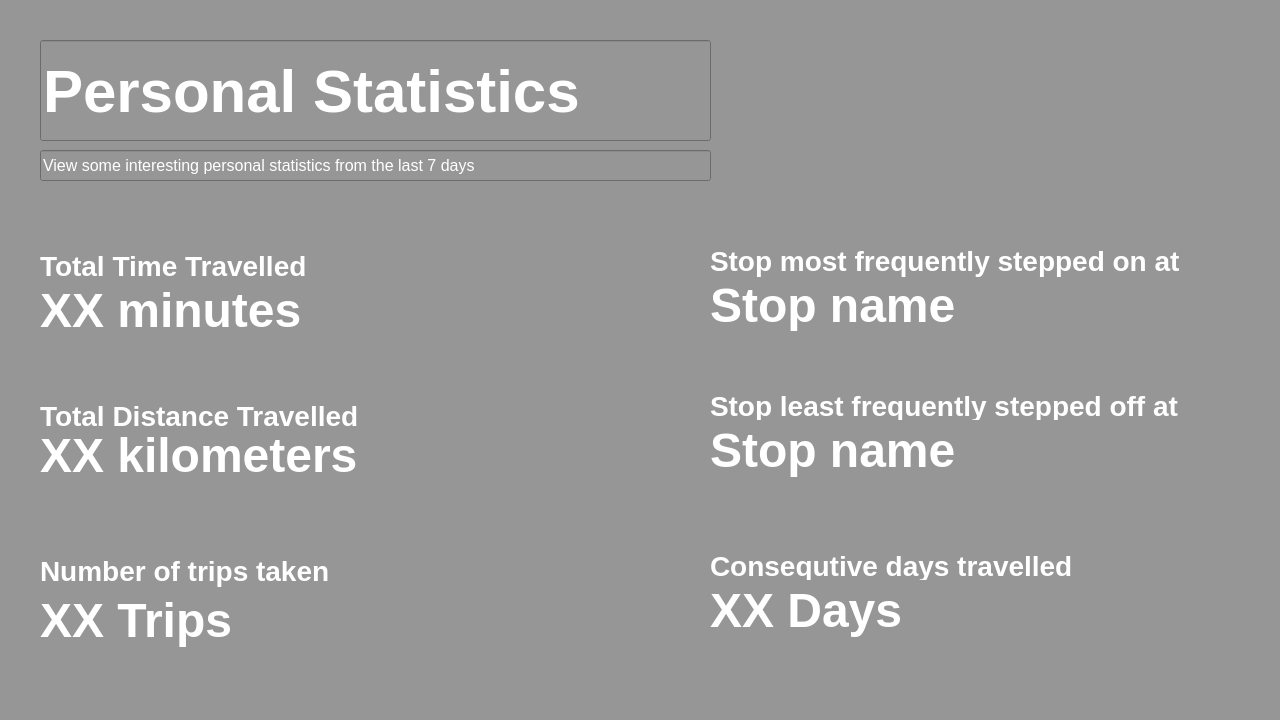
<?xml version="1.0" encoding="UTF-8"?>
<ui version="4.0">
 <class>Dialog</class>
 <widget class="QDialog" name="Dialog">
  <property name="geometry">
   <rect>
    <x>0</x>
    <y>0</y>
    <width>1280</width>
    <height>720</height>
   </rect>
  </property>
  <property name="sizePolicy">
   <sizepolicy hsizetype="Preferred" vsizetype="Preferred">
    <horstretch>0</horstretch>
    <verstretch>0</verstretch>
   </sizepolicy>
  </property>
  <property name="minimumSize">
   <size>
    <width>1280</width>
    <height>720</height>
   </size>
  </property>
  <property name="maximumSize">
   <size>
    <width>1280</width>
    <height>720</height>
   </size>
  </property>
  <property name="baseSize">
   <size>
    <width>1280</width>
    <height>720</height>
   </size>
  </property>
  <property name="windowTitle">
   <string>Dialog</string>
  </property>
  <property name="autoFillBackground">
   <bool>false</bool>
  </property>
  <property name="styleSheet">
   <string notr="true">background-color: rgb(150, 150, 150);</string>
  </property>
  <widget class="QLineEdit" name="main_title">
   <property name="geometry">
    <rect>
     <x>40</x>
     <y>40</y>
     <width>671</width>
     <height>101</height>
    </rect>
   </property>
   <property name="styleSheet">
    <string notr="true">font-family: tahoma;
font-size: 60px;
color: white;
font-weight: 1200;</string>
   </property>
   <property name="text">
    <string>Personal Statistics</string>
   </property>
  </widget>
  <widget class="QLineEdit" name="lineEdit_2">
   <property name="geometry">
    <rect>
     <x>40</x>
     <y>150</y>
     <width>671</width>
     <height>31</height>
    </rect>
   </property>
   <property name="styleSheet">
    <string notr="true">font-size: 16px;
font-family: tahoma;
font-weight: 200px;
color: white;</string>
   </property>
   <property name="text">
    <string>View some interesting personal statistics from the last 7 days</string>
   </property>
  </widget>
  <widget class="QLabel" name="totalTimeTitle">
   <property name="geometry">
    <rect>
     <x>40</x>
     <y>250</y>
     <width>451</width>
     <height>31</height>
    </rect>
   </property>
   <property name="styleSheet">
    <string notr="true">font-family: tahoma;
font-size: 28px;
color: white;
font-weight: 600;</string>
   </property>
   <property name="text">
    <string>Total Time Travelled</string>
   </property>
  </widget>
  <widget class="QLabel" name="totalDistanceTitle">
   <property name="geometry">
    <rect>
     <x>40</x>
     <y>400</y>
     <width>431</width>
     <height>31</height>
    </rect>
   </property>
   <property name="styleSheet">
    <string notr="true">font-family: tahoma;
font-size: 28px;
color: white;
font-weight: 600;</string>
   </property>
   <property name="text">
    <string>Total Distance Travelled</string>
   </property>
  </widget>
  <widget class="QLabel" name="numTripsTitle">
   <property name="geometry">
    <rect>
     <x>40</x>
     <y>550</y>
     <width>421</width>
     <height>41</height>
    </rect>
   </property>
   <property name="styleSheet">
    <string notr="true">font-family: tahoma;
font-size: 28px;
color: white;
font-weight: 600;</string>
   </property>
   <property name="text">
    <string>Number of trips taken</string>
   </property>
  </widget>
  <widget class="QLabel" name="frequentStopOnTitle">
   <property name="geometry">
    <rect>
     <x>710</x>
     <y>240</y>
     <width>501</width>
     <height>41</height>
    </rect>
   </property>
   <property name="styleSheet">
    <string notr="true">font-family: tahoma;
font-size: 28px;
color: white;
font-weight: 600;
</string>
   </property>
   <property name="text">
    <string>Stop most frequently stepped on at </string>
   </property>
  </widget>
  <widget class="QLabel" name="frequentStopOffTitle">
   <property name="geometry">
    <rect>
     <x>710</x>
     <y>390</y>
     <width>501</width>
     <height>31</height>
    </rect>
   </property>
   <property name="styleSheet">
    <string notr="true">font-family: tahoma;
font-size: 28px;
color: white;
font-weight: 600;</string>
   </property>
   <property name="text">
    <string>Stop least frequently stepped off at </string>
   </property>
  </widget>
  <widget class="QLabel" name="streakTitle">
   <property name="geometry">
    <rect>
     <x>710</x>
     <y>550</y>
     <width>511</width>
     <height>31</height>
    </rect>
   </property>
   <property name="styleSheet">
    <string notr="true">font-family: tahoma;
font-size: 28px;
color: white;
font-weight: 600;
</string>
   </property>
   <property name="text">
    <string>Consequtive days travelled</string>
   </property>
  </widget>
  <widget class="QLabel" name="freqStopOn">
   <property name="geometry">
    <rect>
     <x>710</x>
     <y>280</y>
     <width>491</width>
     <height>51</height>
    </rect>
   </property>
   <property name="styleSheet">
    <string notr="true">font-family: tahoma;
font-size: 48px;
color: white;
font-weight: 800;</string>
   </property>
   <property name="text">
    <string>Stop name </string>
   </property>
  </widget>
  <widget class="QLabel" name="freqStopOff">
   <property name="geometry">
    <rect>
     <x>710</x>
     <y>420</y>
     <width>501</width>
     <height>61</height>
    </rect>
   </property>
   <property name="styleSheet">
    <string notr="true">font-family: tahoma;
font-size: 48px;
color: white;
font-weight: 800;</string>
   </property>
   <property name="text">
    <string>Stop name</string>
   </property>
  </widget>
  <widget class="QLabel" name="streak">
   <property name="geometry">
    <rect>
     <x>710</x>
     <y>580</y>
     <width>491</width>
     <height>61</height>
    </rect>
   </property>
   <property name="styleSheet">
    <string notr="true">font-family: tahoma;
font-size: 48px;
color: white;
font-weight: 800;
</string>
   </property>
   <property name="text">
    <string>XX Days</string>
   </property>
  </widget>
  <widget class="QLabel" name="timeTravelled">
   <property name="geometry">
    <rect>
     <x>40</x>
     <y>280</y>
     <width>341</width>
     <height>61</height>
    </rect>
   </property>
   <property name="styleSheet">
    <string notr="true">font-family: tahoma;
font-size: 48px;
color: white;
font-weight: 800;</string>
   </property>
   <property name="text">
    <string>XX minutes</string>
   </property>
  </widget>
  <widget class="QLabel" name="distanceTravelled">
   <property name="geometry">
    <rect>
     <x>40</x>
     <y>430</y>
     <width>351</width>
     <height>51</height>
    </rect>
   </property>
   <property name="styleSheet">
    <string notr="true">font-family: tahoma;
font-size: 48px;
color: white;
font-weight: 800;</string>
   </property>
   <property name="text">
    <string>XX kilometers</string>
   </property>
  </widget>
  <widget class="QLabel" name="numTrips">
   <property name="geometry">
    <rect>
     <x>40</x>
     <y>590</y>
     <width>311</width>
     <height>61</height>
    </rect>
   </property>
   <property name="styleSheet">
    <string notr="true">font-family: tahoma;
font-size: 48px;
color: white;
font-weight: 800;</string>
   </property>
   <property name="text">
    <string>XX Trips</string>
   </property>
  </widget>
 </widget>
 <resources/>
 <connections/>
</ui>
